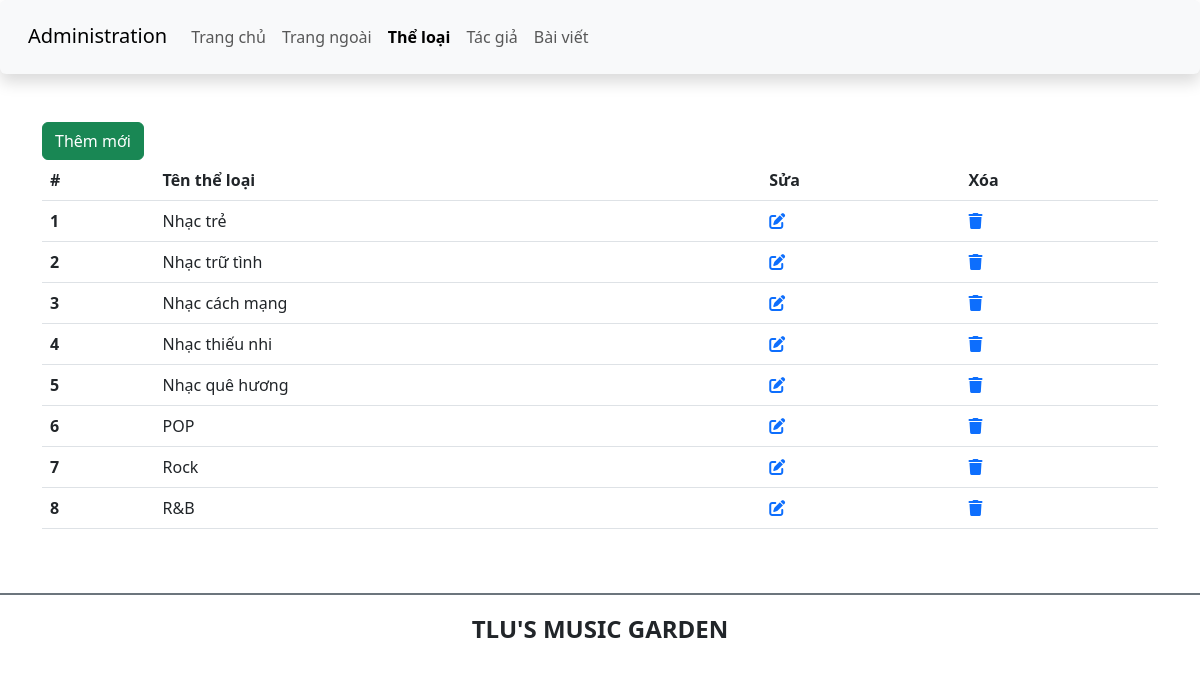
/btth01/admin/category.php, run on the app's committed database.
### tables this page shows
create table theloai(
	ma_tloai int not null primary key,
	ten_tloai varchar(50) not null
);

### btth01/admin/category.php (the view, shortened to what this page needs)
<!DOCTYPE html>
<html lang="en">
<head>
    <link href="https://cdn.jsdelivr.net/npm/bootstrap@5.3.0-alpha1/dist/css/bootstrap.min.css" rel="stylesheet">
    <link rel="stylesheet" href="https://cdnjs.cloudflare.com/ajax/libs/font-awesome/6.3.0/css/all.min.css" />
    <link rel="stylesheet" href="css/style_login.css">
</head>
<?php
    include('../connect.php');
    $sql = 'SELECT * FROM theloai';
    $stmt = $pdo->query($sql);
    $theloais = $stmt->fetchAll();
?>
<body>
    <header>
        <nav class="navbar navbar-expand-lg bg-body-tertiary shadow p-3 bg-white rounded">
            <div class="container-fluid">
                <div class="h3">
                    <a class="navbar-brand" href="#">Administration</a>
                </div>
                <div class="collapse navbar-collapse" id="navbarSupportedContent">
                    <ul class="navbar-nav me-auto mb-2 mb-lg-0">
                        <li class="nav-item">
                            <a class="nav-link" aria-current="page" href="./">Trang chủ</a>
                        </li>
                        <li class="nav-item">
                            <a class="nav-link" href="../index.php">Trang ngoài</a>
                        </li>
                        <li class="nav-item">
                            <a class="nav-link active fw-bold" href="category.php">Thể loại</a>
                        </li>
                        <li class="nav-item">
                            <a class="nav-link" href="author.php">Tác giả</a>
                        </li>
                        <li class="nav-item">
                            <a class="nav-link" href="article.php">Bài viết</a>
                        </li>
                    </ul>
                </div>
            </div>
        </nav>
    </header>
    <main class="container mt-5 mb-5">
        <div class="row">
            <div class="col-sm">
                <a href="add_category.php" class="btn btn-success">Thêm mới</a>
                <table class="table">
                    <thead>
                        <tr>
                            <th scope="col">#</th>
                            <th scope="col">Tên thể loại</th>
                            <th>Sửa</th>
                            <th>Xóa</th>
                        </tr>
                    </thead>
                    <tbody>
                        <?php foreach ($theloais as $index => $theloai) : ?>
                            <tr>
                                <th scope="row"><?php echo $index + 1; ?></th>
                                <td>
                                    <?php
                                        echo htmlspecialchars($theloai['ten_tloai']);
                                    ?>
                                </td>
                                <td>
                                    <a href="edit_category.php?ma_tloai=<?php echo htmlspecialchars($theloai['ma_tloai']); ?>"><i class="fa-solid fa-pen-to-square"></i></a>
                                </td>
                                <td>
                                    <a href="delete_category.php?ma_tloai=<?php echo htmlspecialchars($theloai['ma_tloai']); ?>"
                                        onclick="return confirm('Bạn có chắc chắn muốn xóa thể loại này không?');">
                                        <i class="fa-solid fa-trash"></i>
                                    </a>
                                </td>
                            </tr>
                        <?php endforeach; ?>
                    </tbody>
                </table>
            </div>
        </div>
    </main>
    <footer class="bg-white d-flex justify-content-center align-items-center border-top border-secondary  border-2" style="height:80px">
        <h4 class="text-center text-uppercase fw-bold">TLU's music garden</h4>
    </footer>
</body>
</html>

### data on the page
theloai: ten_tloai "Nhạc trẻ"
theloai: ten_tloai "Nhạc trữ tình"
theloai: ten_tloai "Nhạc cách mạng"
theloai: ten_tloai "Nhạc thiếu nhi"
theloai: ten_tloai "Nhạc quê hương"
theloai: ten_tloai "POP"
theloai: ten_tloai "Rock"
theloai: ten_tloai "R&B"
